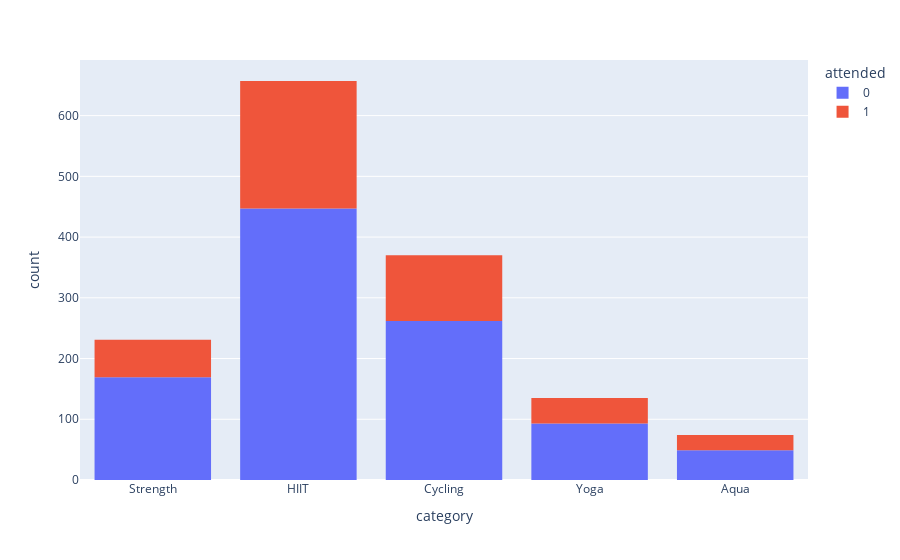

Here is the notebook cell this chart was saved with:
### Code cell
px.histogram(data, x="category", color="attended")

### Figure 1 — Plotly figure (JSON) as saved in the notebook; plotly's stock layout.template omitted (floating-point values rounded to 4 significant figures; data arrays with more than 128 entries replaced by an {"elided": "..."} marker saying what was removed)
{"data": [{"alignmentgroup": "True", "bingroup": "x", "hovertemplate": "attended=0<br>category=%{x}<br>count=%{y}<extra></extra>", "legendgroup": "0", "marker": {"color": "#636efa", "pattern": {"shape": ""}}, "name": "0", "offsetgroup": "0", "orientation": "v", "showlegend": true, "type": "histogram", "x": {"elided": "1020 str values"}, "xaxis": "x", "yaxis": "y"}, {"alignmentgroup": "True", "bingroup": "x", "hovertemplate": "attended=1<br>category=%{x}<br>count=%{y}<extra></extra>", "legendgroup": "1", "marker": {"color": "#EF553B", "pattern": {"shape": ""}}, "name": "1", "offsetgroup": "1", "orientation": "v", "showlegend": true, "type": "histogram", "x": {"elided": "447 str values"}, "xaxis": "x", "yaxis": "y"}], "layout": {"barmode": "relative", "legend": {"title": {"text": "attended"}, "tracegroupgap": 0}, "margin": {"t": 60}, "xaxis": {"anchor": "y", "domain": [0, 1], "title": {"text": "category"}}, "yaxis": {"anchor": "x", "domain": [0, 1], "title": {"text": "count"}}}}
